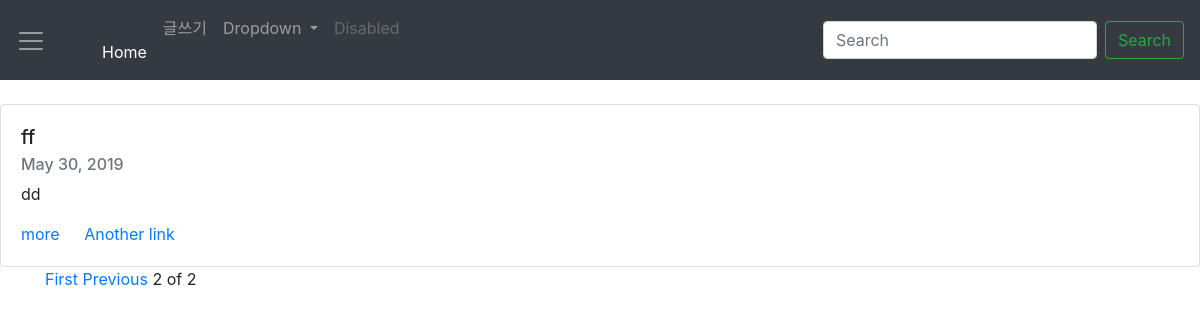
Page /?page=2 on the earlier database version.
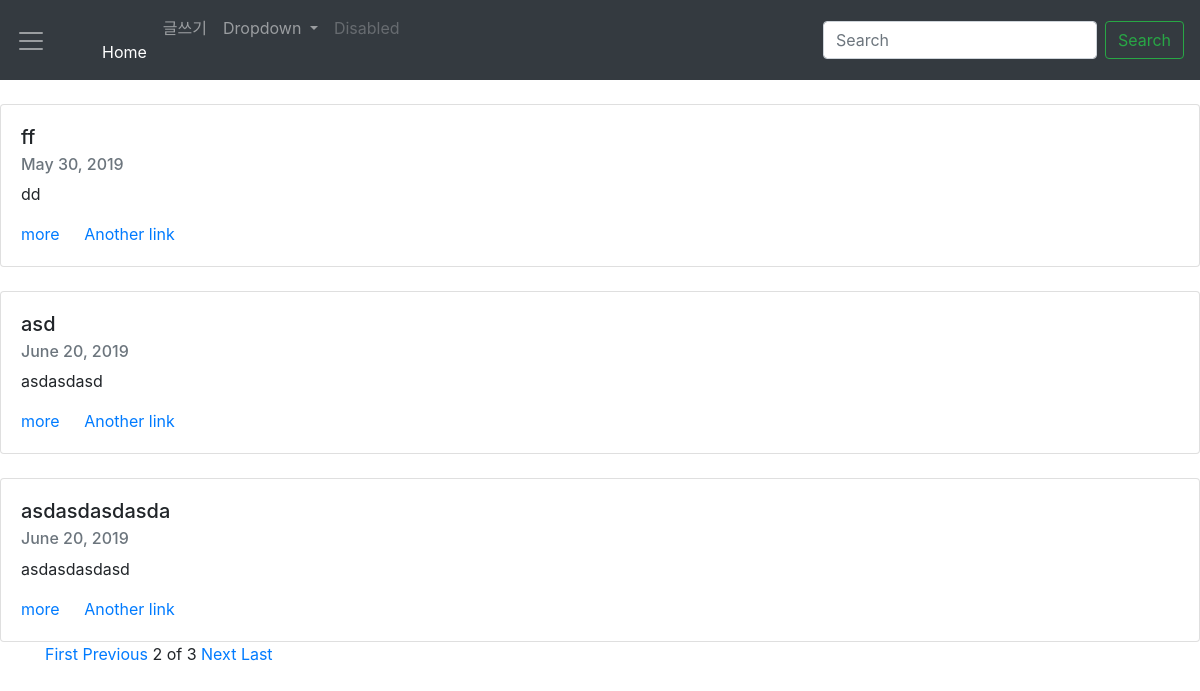
Same page on the later database version.
### blogapp/models.py (models this page shows, shortened)
class Blog(models.Model):
    title = models.CharField(max_length=200)
    pub_date = models.DateField('date published')
    body = models.TextField()
    def summary(self):
        return self.body[:100]

### blogapp/views.py (the view)
# urls.py: path('', blogapp.views.home, name="home"),
def home(request):
    blogs = Blog.objects
    blog_list = Blog.objects.all()
    paginator = Paginator(blog_list, 3)
    page = request.GET.get('page')
    posts= paginator.get_page(page)
    return render(request, 'home.html', {'blogs':blogs, 'posts':posts })

### blogapp/templates/home.html (shortened to what this page needs)
 {% extends 'base.html' %}
 {%  block contents %}
 <body>
              {% for blog in posts %}
              <div class="card mt-4">
                    <div class="card-body">
                      <h5 class="card-title">{{blog.title}}</h5>
                      <h6 class="card-subtitle mb-2 text-muted">{{blog.pub_date}}</h6>
                      <p class="card-text">{{blog.summary}} </p>
                      <a href="{% url 'detail' blog.id %}" class="card-link">more</a>
                      <a href="#" class="card-link">Another link</a>
                    </div>
                  </div>
                  {% endfor %}
                  <div class="container">
                  {%if posts.has_previous%}
                  <a href="?page=1">First</a>
                  <a href="?page={{posts.previous_page_number}}">Previous</a>
                  {%endif%}
                  <span>{{posts.number}}</span>
                  <span>of</span>
                  <span>{{posts.paginator.num_pages}}</span>
                  {%if posts.has_next%}
                  <a href="?page={{posts.next_page_number}}">Next</a>
                  <a href="?page={{posts.paginator.num_pages}}">Last</a>
                  {%endif%}
                  </div>
</body>
{% endblock %}

### blogproject/templates/base.html (shortened to what this page needs)
<!DOCTYPE html>
<html lang="en">
<head>
<link rel="stylesheet" href="https://stackpath.bootstrapcdn.com/bootstrap/4.3.1/css/bootstrap.min.css">
</head>
<body>
        <nav class="navbar navbar-expand-lg navbar-dark bg-dark">
                <a class="navbar-brand" href="{% url 'home' %}>Blog</a>
                <button class="navbar-toggler" type="button" data-toggle="collapse" data-target="#navbarSupportedContent" aria-controls="navbarSupportedContent" aria-expanded="false" aria-label="Toggle navigation">
                  <span class="navbar-toggler-icon"></span>
                <div class="collapse navbar-collapse" id="navbarSupportedContent">
                  <ul class="navbar-nav mr-auto">
                    <li class="nav-item active">
                      <a class="nav-link" href="{% url 'home' %}">Home <span class="sr-only">(current)</span></a>
                    </li>
                    <li class="nav-item">
                      <a class="nav-link" href="{% url 'new' %}">글쓰기</a>
                    </li>
                    <li class="nav-item dropdown">
                      <a class="nav-link dropdown-toggle" href="#" id="navbarDropdown" role="button" data-toggle="dropdown" aria-haspopup="true" aria-expanded="false">
                        Dropdown
                      </a>
                    </li>
                    <li class="nav-item">
                      <a class="nav-link disabled" href="#" tabindex="-1" aria-disabled="true">Disabled</a>
                    </li>
                  </ul>
                  <form class="form-inline my-2 my-lg-0">
                    <input class="form-control mr-sm-2" type="search" placeholder="Search" aria-label="Search">
                    <button class="btn btn-outline-success my-2 my-sm-0" type="submit">Search</button>
                  </form>
                </div>
              </nav>
              {% block contents %}
              {% endblock %}
              </body>
              </html>

Differences in the rows shown:
added Blog: title "asd", pub_date "June 20, 2019", summary "asdasdasd"
added Blog: title "asdasdasdasda", pub_date "June 20, 2019", summary "asdasdasdasd"
Other differences:
{{ posts.paginator.num_pages }}: "2" → "3"
text now shown: "Next Last"
